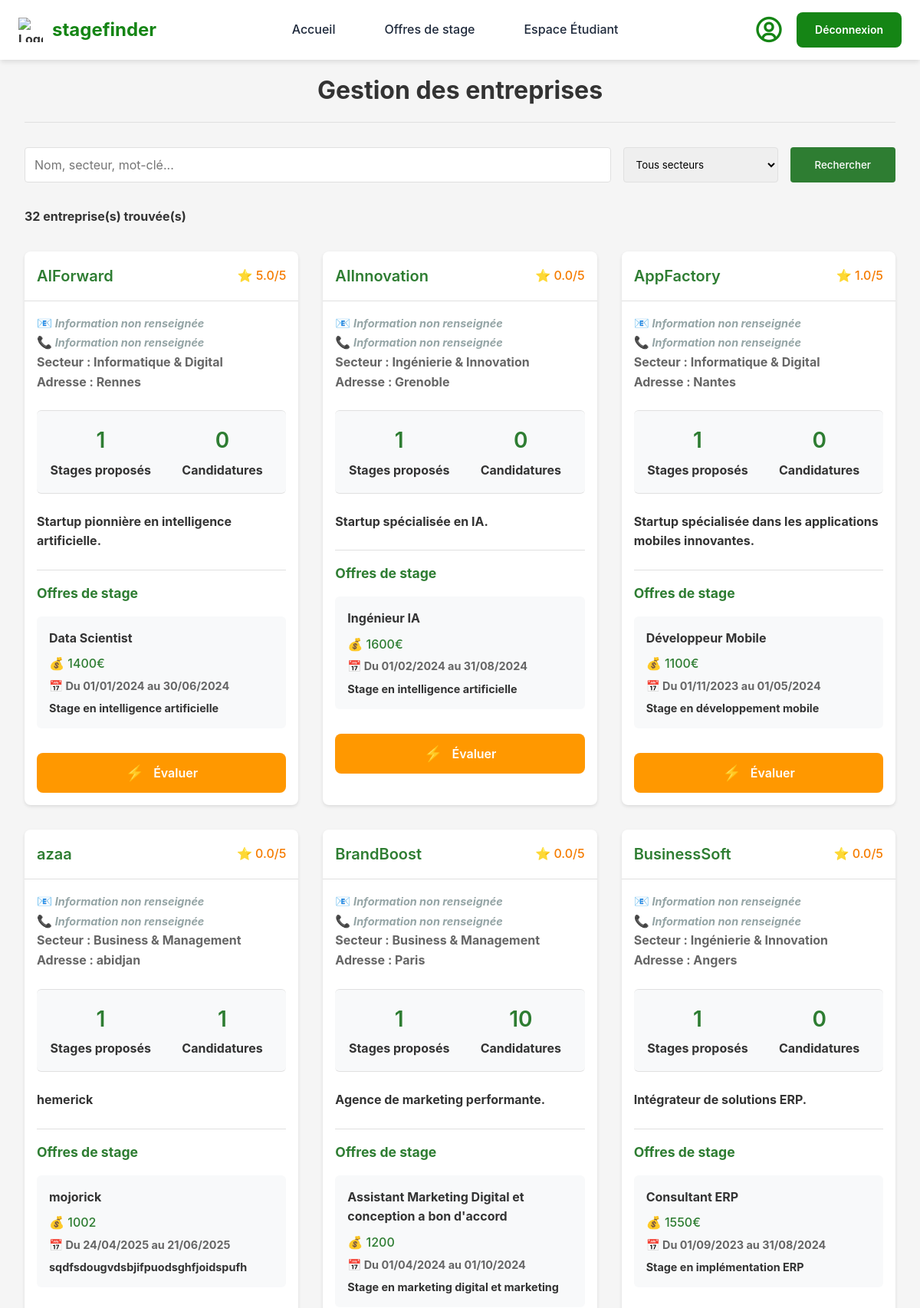
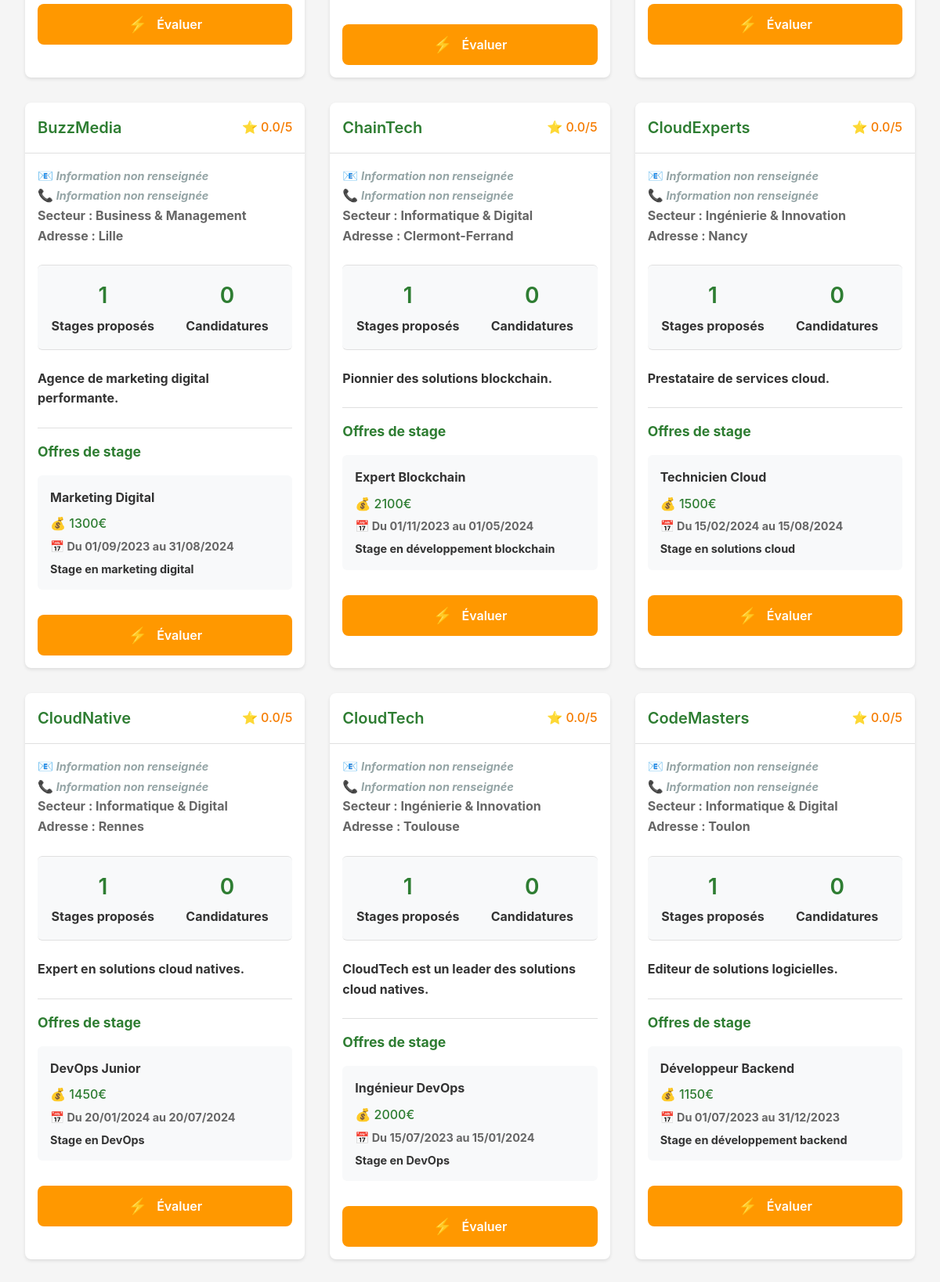
The page /Gestion_des_entreprises (signed in, upper part) on the database its author committed (2 pictures, top to bottom).
### tables this page shows
CREATE TABLE `companies` (
  `id` int(11) NOT NULL,
  `name` varchar(255) NOT NULL,
  `description` text DEFAULT NULL,
  `email` varchar(255) DEFAULT NULL,
  `phone` varchar(20) DEFAULT NULL,
  `address` varchar(255) DEFAULT NULL,
  `sector` enum('Informatique & Digital','Business & Management','Ingénierie & Innovation') NOT NULL,
  `created_at` timestamp NOT NULL DEFAULT current_timestamp(),
  `updated_at` timestamp NOT NULL DEFAULT current_timestamp() ON UPDATE current_timestamp()
);

### controllers/utilities.php (called while the page is built, shortened)
<?php
class utilities{
    public static function renderPage($datas_page){
        extract($datas_page);
        require("$views");
    }
}

### controllers/MainController.php (called while the page is built, shortened)
<?php
require_once('./controllers/utilities.php');
class MainController{
    public function management_companiesPage(){
        $datas_pages=[
            "description"=> "Gestion des entreprises",
            "title"=>"Gestion des entreprises",
            "views"=> "views/pages/management_companiesPage.php",
            "layout"=> "views/commons/layout.php",
            "style"=> "management_companiesPage.css",
            "js"=> "management_companiesPage.js",
        ];
        utilities::renderPage($datas_pages) ;
    }
}

### views/pages/management_companiesPage.php (the view, shortened to what this page needs)
<?php
require_once('./config/database.php');
$search = $_GET['search'] ?? '';
$query = "SELECT c.*,
          AVG(r.rating) as average_rating,
          COUNT(DISTINCT i.id) as internships_count,
          COUNT(DISTINCT a.id) as applications_count,
          GROUP_CONCAT(DISTINCT
            CONCAT(
              i.title, '|',
              i.salary_base, '|',
              i.start_date, '|',
              i.end_date, '|',
              i.short_description
            )
          ) as internships_details
          FROM companies c
          LEFT JOIN company_ratings r ON c.id = r.company_id
          LEFT JOIN internships i ON c.name = i.company
          LEFT JOIN applications a ON i.id = a.internship_id
          WHERE 1=1";
$query .= " GROUP BY c.id ORDER BY c.name ASC";
$stmt = $pdo->prepare($query);
$stmt->execute($params ?? []);
$companies = $stmt->fetchAll(PDO::FETCH_ASSOC);
?>
<?php require_once("./views/commons/header.php")?>
    <main class="container">
        <div class="page-header">
            <h1>Gestion des entreprises</h1>
        </div>
        <form method="get">
            <div class="search-bar">
                <input type="text" name="search" placeholder="Nom, secteur, mot-clé..."
                       value="<?= htmlspecialchars($search) ?>">
                <select name="sector">
                    <option value="">Tous secteurs</option>
                </select>
                <button type="submit" class="btn-search">Rechercher</button>
            </div>
        </form>
        <div class="results-header">
            <span><?= count($companies) ?> entreprise(s) trouvée(s)</span>
        </div>
        <div class="companies-grid">
            <?php foreach ($companies as $company): ?>
                <div class="company-card">
                    <div class="card-header">
                        <h3 class="company-name"><?= htmlspecialchars($company['name']) ?></h3>
                        <span class="rating">⭐ <?= number_format($company['average_rating'] ?? 0, 1) ?>/5</span>
                    </div>
                    <div class="company-info">
                    <div class="contact-info">
                        <p>📧 <?= !empty($company['email']) ? htmlspecialchars($company['email']) : '<span class="empty-field">Information non renseignée</span>' ?></p>
                        <p>📞 <?= !empty($company['phone']) ? htmlspecialchars($company['phone']) : '<span class="empty-field">Information non renseignée</span>' ?></p>
                        <p>Secteur : <?= !empty($company['sector']) ? htmlspecialchars($company['sector']) : '<span class="empty-field">Information non renseignée</span>' ?></p>
                        <p>Adresse : <?= !empty($company['address']) ? htmlspecialchars($company['address']) : '<span class="empty-field">Information non renseignée</span>' ?></p>
                    </div>
                        <div class="stats">
                            <div>
                                <div class="stat-value"><?= $company['internships_count'] ?></div>
                                <div>Stages proposés</div>
                            </div>
                            <div>
                                <div class="stat-value"><?= $company['applications_count'] ?></div>
                                <div>Candidatures</div>
                            </div>
                        </div>
                        <p class="company-description"><?= htmlspecialchars($company['description']) ?></p>
                        <?php if ($company['internships_details']): ?>
                            <div class="internships-list">
                                <h4>Offres de stage</h4>
                                <?php
                                $internships = explode(',', $company['internships_details']);
                                foreach ($internships as $internship):
                                    list($title, $salary, $start_date, $end_date, $description) = explode('|', $internship);
                                ?>
                                    <div class="internship-item">
                                        <h5><?= htmlspecialchars($title) ?></h5>
                                        <p class="salary">💰 <?= htmlspecialchars($salary) ?></p>
                                        <p class="dates">📅 Du <?= date('d/m/Y', strtotime($start_date)) ?>
                                                    au <?= date('d/m/Y', strtotime($end_date)) ?></p>
                                        <p class="description"><?= htmlspecialchars($description) ?></p>
                                    </div>
                                <?php endforeach; ?>
                            </div>
                        <?php endif; ?>
                    </div>
                    <div class="company-actions">
                        <form method="post" action="./views/components/rate_company.php" style="ddisplay: inline-block; width:500px;">
                            <button type="submit" class="btn btn-evaluate">
                                <span class="btn-icon">⚡</span> Évaluer
                            </button>
                        </form>
                    </div>
                </div>
            <?php endforeach; ?>
        </div>
    </main>

### public/css/management_companiesPage.css (style rules this page uses)
:root { --primary: #2e7d32; --primary-light: #4caf50; --danger: #dc2626; --text: #333; --border: #e0e0e0; --background: #f5f5f5; --card: #fff; --evaluate-btn: #ff9800; --evaluate-btn-hover: #f57c00; --delete-btn: #dc2626; --delete-btn-hover: #b91c1c; --edit-btn: #475569; --edit-btn-hover: #334155; }
* { margin: 0; padding: 0; box-sizing: border-box; font-family: -apple-system, BlinkMacSystemFont, 'Segoe UI', Roboto, sans-serif; }
body { background: var(--background); color: var(--text); line-height: 1.6; margin-top:5%; }
.container { max-width: 1200px; margin: 0 auto; padding: 2rem; }
.page-header { margin-bottom: 2rem; padding-bottom: 1rem; border-bottom: 1px solid var(--border); text-align: center; }
.page-header h1 { color: var(--text); font-size: 2rem; }
.search-bar { display: flex; gap: 1rem; margin-bottom: 2rem; }
.search-bar input { flex: 1; padding: 0.75rem; border: 1px solid var(--border); border-radius: 4px; font-size: 1rem; }
.search-bar select { padding: 0.75rem; border: 1px solid var(--border); border-radius: 4px; min-width: 200px; }
.btn-search { background: var(--primary); color: white; border: none; padding: 0.75rem 2rem; border-radius: 4px; cursor: pointer; font-weight: 500; }
.results-header { display: flex; justify-content: space-between; align-items: center; margin-bottom: 2rem; }
.companies-grid { display: grid; grid-template-columns: repeat(auto-fill, minmax(300px, 1fr)); gap: 2rem; margin-bottom: 3rem; }
.company-card { background: var(--card); border-radius: 8px; box-shadow: 0 2px 4px rgba(0,0,0,0.1); overflow: hidden; }
.card-header { display: flex; justify-content: space-between; align-items: center; padding: 1rem; border-bottom: 1px solid var(--border); }
.company-name { color: var(--primary); font-size: 1.25rem; font-weight: 600; }
.rating { color: #f57c00; font-weight: 500; }
.company-info { padding: 1rem; }
.contact-info { margin-bottom: 1rem; color: #666; }
.stats { display: grid; grid-template-columns: repeat(2, 1fr); text-align: center; margin: 1rem 0; gap: 1rem; padding: 1rem 0; border-top: 1px solid var(--border); border-bottom: 1px solid var(--border); }
.stat-value { font-size: 1.5rem; font-weight: 600; color: var(--primary); }
.company-actions { padding: 1rem; display: flex; flex-direction: column; gap: 0.75rem; }
.btn { width: 100%; padding: 1rem; border: none; border-radius: 0.5rem; cursor: pointer; font-weight: 600; display: flex; align-items: center; justify-content: center; gap: 0.75rem; transition: all 0.2s ease; font-size: 1rem; text-transform: none; }
.btn-evaluate { background: var(--evaluate-btn); color: white; }
.btn-icon { font-size: 1.25rem; line-height: 1; }
.company-actions { display: flex; flex-direction: row; gap: 0.75rem; padding: 1rem; flex-wrap: wrap; }
.company-actions .btn { flex: 1; min-width: 120px; }
.internships-list { margin-top: 1.5rem; border-top: 1px solid var(--border); padding-top: 1rem; }
.internships-list h4 { color: var(--primary); margin-bottom: 1rem; font-size: 1.1rem; }
.internship-item { background: #f8f9fa; border-radius: 6px; padding: 1rem; margin-bottom: 1rem; }
.internship-item:last-child { margin-bottom: 0; }
.internship-item h5 { color: var(--text); margin-bottom: 0.5rem; font-size: 1rem; }
.internship-item .salary { color: #2e7d32; font-weight: 500; margin-bottom: 0.25rem; }
.internship-item .dates { color: #666; font-size: 0.9rem; margin-bottom: 0.5rem; }
.internship-item .description { font-size: 0.9rem; line-height: 1.4; }
.stats { display: grid; grid-template-columns: repeat(2, 1fr); gap: 1.5rem; margin: 1.5rem 0; padding: 1rem; background: #f8f9fa; border-radius: 6px; }
.stat-value { font-size: 1.75rem; font-weight: 600; color: var(--primary); margin-bottom: 0.25rem; }
.stats div { text-align: center; }
.empty-field { color: #95a5a6; font-style: italic; font-size: 0.9em; }

### public/css/header.css (style rules this page uses)
:root { --header-primary: #158515; --header-primary-dark: #055c05; --header-primary-light: #1fc81f; --header-text: #1e293b; --header-text-light: #64748b; --header-bg: #ffffff; --header-shadow: 0 4px 6px -1px rgba(0, 0, 0, 0.1); --header-shadow-lg: 0 10px 15px -3px rgba(0, 0, 0, 0.1); --header-radius: 0.5rem; --header-transition: all 0.2s ease-in-out; }
body { font-family: Poppins, Helvetica, sans-serif; font-weight: bold; }

### rows shown on the page
companies: name "AIForward", average_rating "5.0", shows "Information non renseignée", sector "Informatique & Digital", address "Rennes", internships_count "1", applications_count "0", description "Startup pionnière en intelligence artificielle.", title "Data Scientist", salary "1400€", start_date "01/01/2024", end_date "30/06/2024", description "Stage en intelligence artificielle"
companies: name "AIInnovation", average_rating "0.0", shows "Information non renseignée", sector "Ingénierie & Innovation", address "Grenoble", internships_count "1", applications_count "0", description "Startup spécialisée en IA.", title "Ingénieur IA", salary "1600€", start_date "01/02/2024", end_date "31/08/2024", description "Stage en intelligence artificielle"
companies: name "AppFactory", average_rating "1.0", shows "Information non renseignée", sector "Informatique & Digital", address "Nantes", internships_count "1", applications_count "0", description "Startup spécialisée dans les applications mobiles innovantes.", title "Développeur Mobile", salary "1100€", start_date "01/11/2023", end_date "01/05/2024", description "Stage en développement mobile"
companies: name "azaa", average_rating "0.0", shows "Information non renseignée", sector "Business & Management", address "abidjan", internships_count "1", applications_count "1", description "hemerick", title "mojorick", salary "1002", start_date "24/04/2025", end_date "21/06/2025", description "sqdfsdougvdsbjifpuodsghfjoidspufh"
companies: name "BrandBoost", average_rating "0.0", shows "Information non renseignée", sector "Business & Management", address "Paris", internships_count "1", applications_count "10", description "Agence de marketing performante.", title "Assistant Marketing Digital et conception a bon d'accord", salary "1200", start_date "01/04/2024", end_date "01/10/2024", description "Stage en marketing digital et marketing"
companies: name "BusinessSoft", average_rating "0.0", email "Information non renseignée", sector "Ingénierie & Innovation", address "Angers", internships_count "1", applications_count "0", description "Intégrateur de solutions ERP.", title "Consultant ERP", salary "1550€", start_date "01/09/2023", end_date "31/08/2024", description "Stage en implémentation ERP"
companies: name "BuzzMedia", average_rating "0.0", email "Information non renseignée", sector "Business & Management", address "Lille", internships_count "1", applications_count "0", description "Agence de marketing digital performante.", title "Marketing Digital", salary "1300€", start_date "01/09/2023", end_date "31/08/2024", description "Stage en marketing digital"
companies: name "ChainTech", average_rating "0.0", shows "Information non renseignée", sector "Informatique & Digital", address "Clermont-Ferrand", internships_count "1", applications_count "0", description "Pionnier des solutions blockchain.", title "Expert Blockchain", salary "2100€", start_date "01/11/2023", end_date "01/05/2024", description "Stage en développement blockchain"
companies: name "CloudExperts", average_rating "0.0", email "Information non renseignée", sector "Ingénierie & Innovation", address "Nancy", internships_count "1", applications_count "0", description "Prestataire de services cloud.", title "Technicien Cloud", salary "1500€", start_date "15/02/2024", end_date "15/08/2024", description "Stage en solutions cloud"
companies: name "CloudNative", average_rating "0.0", email "Information non renseignée", sector "Informatique & Digital", address "Rennes", internships_count "1", applications_count "0", description "Expert en solutions cloud natives.", title "DevOps Junior", salary "1450€", start_date "20/01/2024", end_date "20/07/2024", description "Stage en DevOps"
companies: name "CloudTech", average_rating "0.0", email "Information non renseignée", sector "Ingénierie & Innovation", address "Toulouse", internships_count "1", applications_count "0", description "CloudTech est un leader des solutions cloud natives.", title "Ingénieur DevOps", salary "2000€", start_date "15/07/2023", end_date "15/01/2024", description "Stage en DevOps"
companies: name "CodeMasters", average_rating "0.0", email "Information non renseignée", sector "Informatique & Digital", address "Toulon", internships_count "1", applications_count "0", description "Editeur de solutions logicielles.", title "Développeur Backend", salary "1150€", start_date "01/07/2023", end_date "31/12/2023", description "Stage en développement backend"

### other values the page prints
count($companies) "32"
